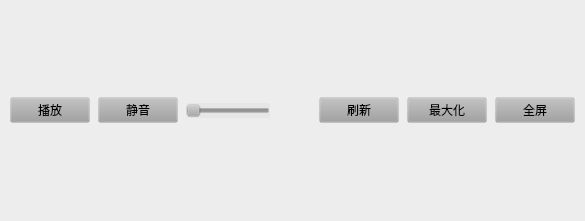
<?xml version="1.0" encoding="UTF-8"?>
<ui version="4.0">
 <class>VideoControlBar</class>
 <widget class="QWidget" name="VideoControlBar">
  <property name="geometry">
   <rect>
    <x>0</x>
    <y>0</y>
    <width>585</width>
    <height>221</height>
   </rect>
  </property>
  <property name="windowTitle">
   <string>Form</string>
  </property>
  <property name="styleSheet">
   <string notr="true">background-color:rgb(160, 160, 160,0.1);</string>
  </property>
  <layout class="QHBoxLayout" name="horizontalLayout">
   <property name="spacing">
    <number>8</number>
   </property>
   <property name="leftMargin">
    <number>10</number>
   </property>
   <property name="topMargin">
    <number>0</number>
   </property>
   <property name="rightMargin">
    <number>10</number>
   </property>
   <property name="bottomMargin">
    <number>0</number>
   </property>
   <item>
    <widget class="QPushButton" name="play_pause_btn">
     <property name="text">
      <string>播放</string>
     </property>
    </widget>
   </item>
   <item>
    <widget class="QPushButton" name="mute_btn">
     <property name="text">
      <string>静音</string>
     </property>
    </widget>
   </item>
   <item>
    <widget class="QSlider" name="volume_slider">
     <property name="orientation">
      <enum>Qt::Horizontal</enum>
     </property>
     <property name="tickPosition">
      <enum>QSlider::NoTicks</enum>
     </property>
    </widget>
   </item>
   <item>
    <spacer name="horizontalSpacer">
     <property name="orientation">
      <enum>Qt::Horizontal</enum>
     </property>
     <property name="sizeHint" stdset="0">
      <size>
       <width>40</width>
       <height>20</height>
      </size>
     </property>
    </spacer>
   </item>
   <item>
    <widget class="QPushButton" name="fresh_btn">
     <property name="text">
      <string>刷新</string>
     </property>
    </widget>
   </item>
   <item>
    <widget class="QPushButton" name="max_screen_btn">
     <property name="text">
      <string>最大化</string>
     </property>
    </widget>
   </item>
   <item>
    <widget class="QPushButton" name="full_screen_btn">
     <property name="text">
      <string>全屏</string>
     </property>
    </widget>
   </item>
  </layout>
 </widget>
 <resources/>
 <connections/>
</ui>
